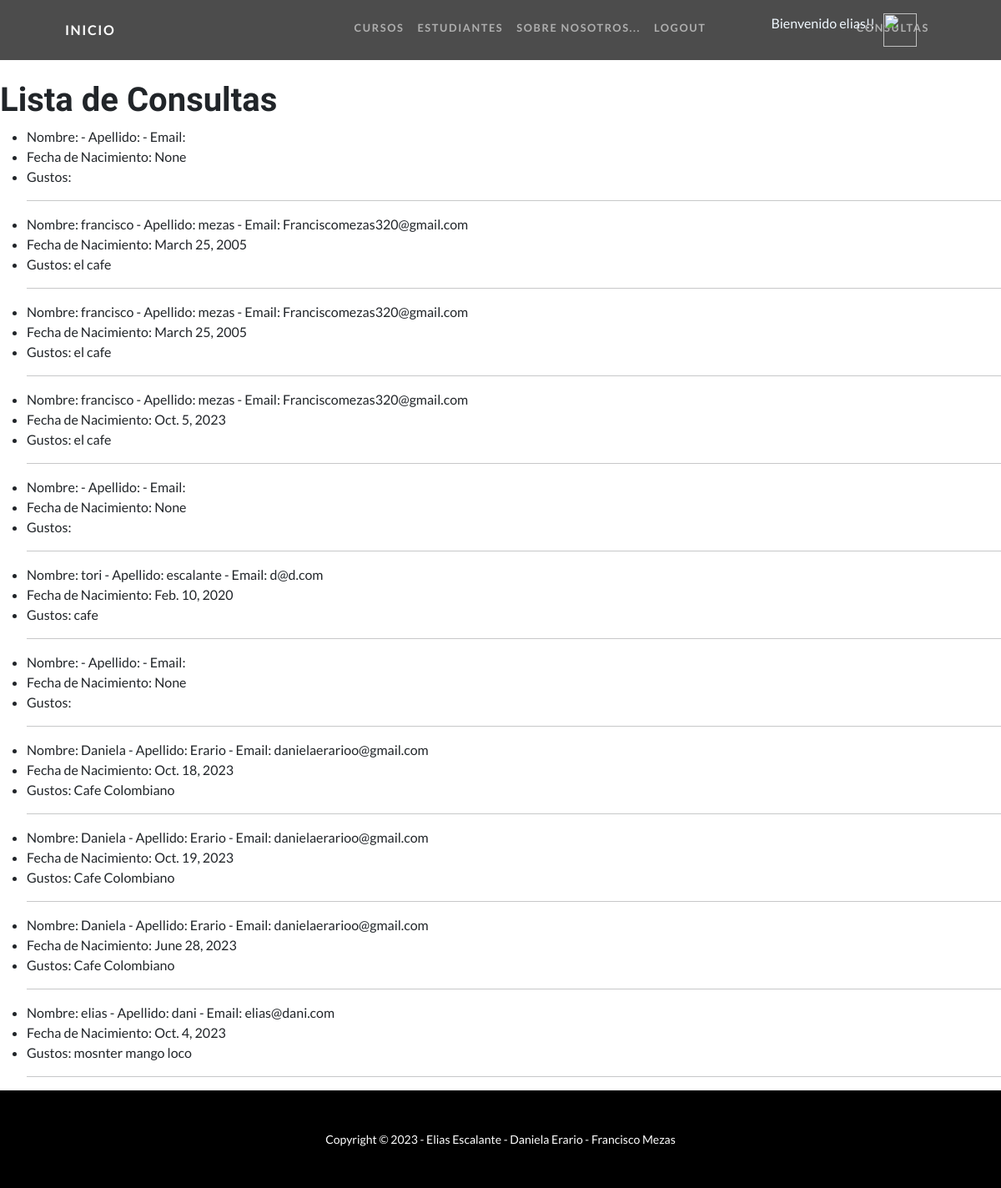
Page /lista-consultas/ (signed in) on the committed database.
### CursosApp/models.py (models this page shows, shortened)
class Alumno(models.Model):
    usuario = models.CharField(max_length=40, null=True)
    nombre = models.CharField(max_length=40)
    apellido = models.CharField(max_length=40)
    email = models.EmailField()
    nacimiento = models.DateField(null=True)
    gustos = models.CharField(max_length=40)
    cursos_inscriptos = models.ManyToManyField('Curso', blank=True)

### CursosApp/views.py (the view)
# urls.py: path('lista-consultas/', views.ListaConsultas.as_view(), name='lista_consultas'),
class ListaConsultas(ListView):
    model = Alumno
    template_name = 'CursosApp/consultas.html'
    context_object_name = 'consultas recibidas'

### CursosApp/context_processors.py (called while the page is built)
def custom_user(request):
    context = auth(request)
    user = context['user']
    if user.is_authenticated:
        imagen = Imagen.objects.filter(user=request.user.id)
        if len(imagen) > 0:
            context['user_avatar'] = imagen[0]
        else:
            context['user_avatar'] = ""
    return context

### User/models.py (called while the page is built)
    def __str__(self):
        return f"{settings.MEDIA_URL}{self.imagen}"

### CursosApp/templates/CursosApp/consultas.html
{% extends "CursosApp/base.html" %}
{% load static %}
{% block section1 %}
<br>
<br>
<br>
<br>
<h1>Lista de Consultas</h1>
<ul>
    {% for consulta in object_list %}
        <li>Nombre: {{ consulta.nombre }} - Apellido: {{ consulta.apellido }} - Email: {{ consulta.email }}</li>
        <li>Fecha de Nacimiento: {{ consulta.nacimiento }}</li>
        <li>Gustos: {{ consulta.gustos }}</li>
        <hr>
    {% endfor %}
</ul>
{% endblock %}

### CursosApp/templates/CursosApp/base.html (shortened to what this page needs)
<!DOCTYPE html>
<html lang="en">
    <head>
        {% load static %}
        <link href="{% static 'CursosApp/css/styles.css' %}" rel="stylesheet" />
    </head>
    <body id="page-top">
        <nav class="navbar navbar-expand-lg navbar-dark navbar-custom fixed-top">
            <div class="container px-5">
                <a class="navbar-brand" href="{% url 'Inicio' %}">Inicio</a>
                <div class="collapse navbar-collapse" id="navbarResponsive">
                    <ul class="navbar-nav ms-auto">
                        <li class="nav-item"><a class="nav-link" href="{% url 'Cursos' %}">Cursos</a></li>
                        {% if not request.user.is_authenticated %}
                        <li class="nav-item"><a class="nav-link" href="{% url 'Estudiantes' %}">Estudiantes</a></li>
                        {% else %}
                        <li class="nav-item"><a class="nav-link" href="{% url 'editar_perfil' %}">Estudiantes</a></li>
                        {% endif %}
                        <li class="nav-item"><a class="nav-link" href="{% url 'Nosotros' %}">Sobre Nosotros...</a></li>
                        {% if request.user.is_authenticated %}
                        <li class="nav-item"><a class="nav-link" href="{% url 'Logout' %}">Logout</a></li>
                        <li class="nav-item" style="position: relative;left: 70px; color: aliceblue">Bienvenido {{user.username}}!!</li>
                            {% if user_avatar %}
                            <img src="{{user_avatar}}" alt="" style="height: 40px;width: 40px; position: relative; left: 80px;">
                            {% endif %}
                        {% endif %}
                        {% if request.user.is_superuser %}
                        <li class="nav-item"><a class="nav-link" href="{% url 'lista_consultas' %}">Consultas</a></li>
                        {% endif %}
                    </ul>
                </div>
            </div>
        </nav>
    {% block section1 %}
    {% endblock %}
            <footer class="py-5 bg-black">
                <div class="container px-5"><p class="m-0 text-center text-white small">Copyright &copy; 2023 - Elias Escalante - Daniela Erario - Francisco Mezas</p></div>
            </footer>
        </body>
    </html>

### rows in the picture
Alumno: nacimiento "None"
Alumno: nombre "francisco", apellido "mezas", email "Franciscomezas320@gmail.com", nacimiento "March 25, 2005", gustos "el cafe"
Alumno: nombre "francisco", apellido "mezas", email "Franciscomezas320@gmail.com", nacimiento "March 25, 2005", gustos "el cafe"
Alumno: nombre "francisco", apellido "mezas", email "Franciscomezas320@gmail.com", nacimiento "Oct. 5, 2023", gustos "el cafe"
Alumno: nacimiento "None"
Alumno: nombre "tori", apellido "escalante", email "d@d.com", nacimiento "Feb. 10, 2020", gustos "cafe"
Alumno: nacimiento "None"
Alumno: nombre "Daniela", apellido "Erario", email "danielaerarioo@gmail.com", nacimiento "Oct. 18, 2023", gustos "Cafe Colombiano"
Alumno: nombre "Daniela", apellido "Erario", email "danielaerarioo@gmail.com", nacimiento "Oct. 19, 2023", gustos "Cafe Colombiano"
Alumno: nombre "Daniela", apellido "Erario", email "danielaerarioo@gmail.com", nacimiento "June 28, 2023", gustos "Cafe Colombiano"
Alumno: nombre "elias", apellido "dani", email "elias@dani.com", nacimiento "Oct. 4, 2023", gustos "mosnter mango loco"

### other values in the picture
{{ user.username }} "elias"
